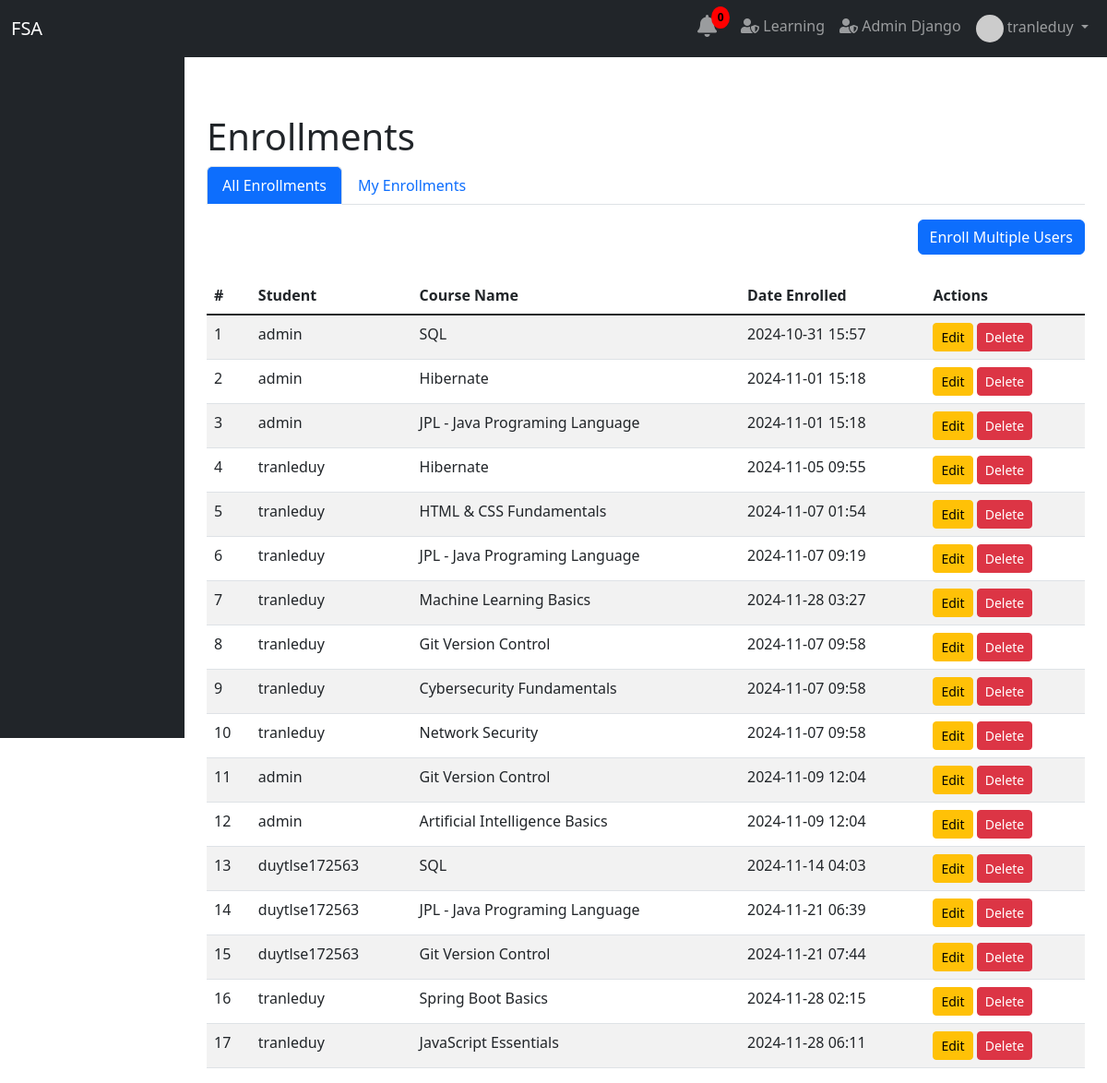
The page /group_enrollment/admin/enrollments/ (signed in) on the database as committed earlier.
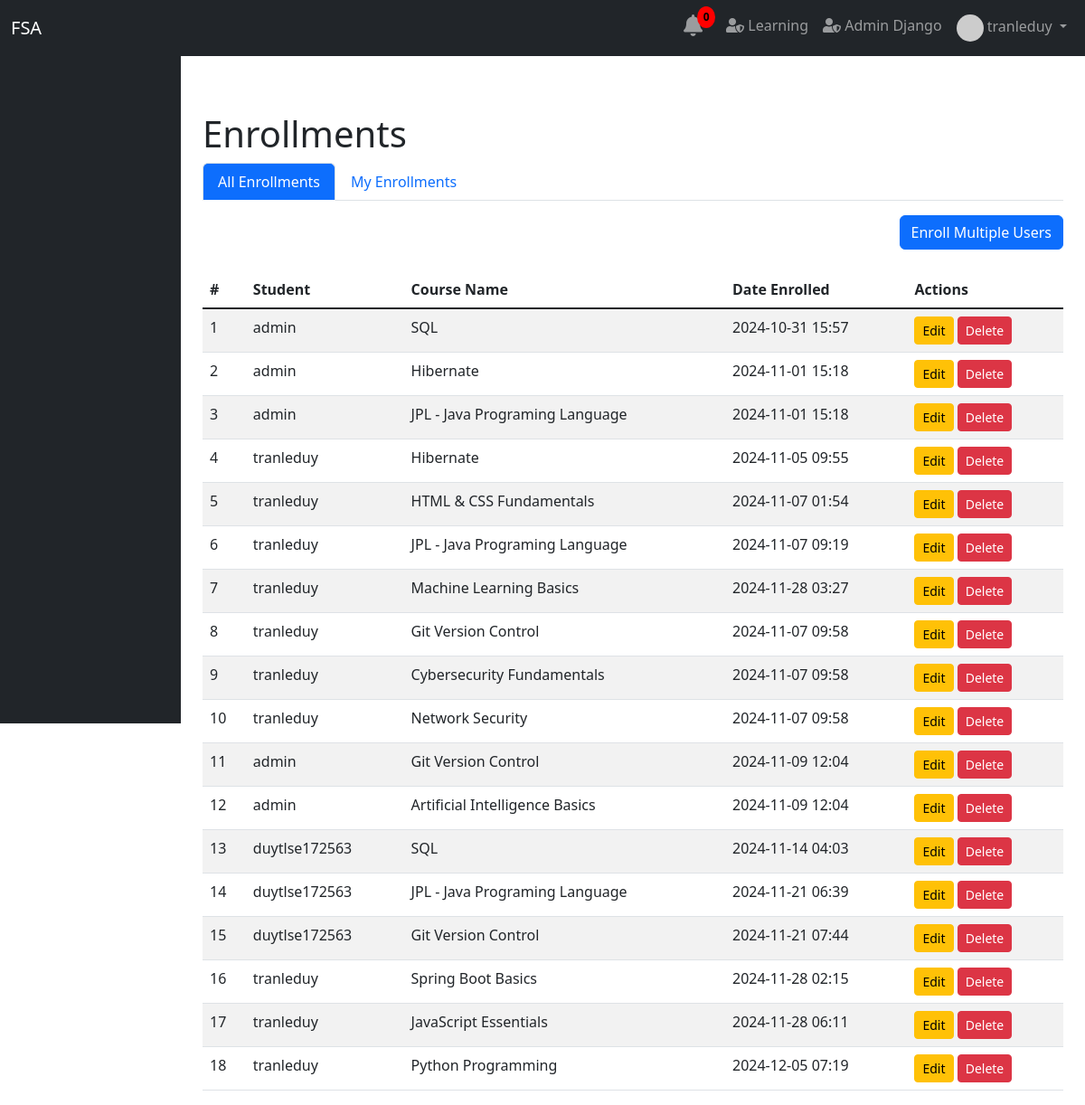
The same page on the database as committed later.
### user/models.py (models this page shows)
class User(AbstractUser):
    date_joined = models.DateTimeField(auto_now_add=True)
    training_programs = models.ManyToManyField(TrainingProgram, blank=True)
    modules = models.ManyToManyField(Module, related_name='assigned_users', blank=True)
    groups = models.ManyToManyField(
        Group,
        blank=True,
        help_text='The groups this user belongs to.',
        verbose_name='groups',
        related_name='custom_user_groups',
    )
    user_permissions = models.ManyToManyField(
        Permission,
        blank=True,
        help_text='Specific permissions for this user.',
        verbose_name='user permissions',
        related_name='custom_user_permissions',
    )

### course/models.py (models this page shows, shortened)
class Enrollment(models.Model):
    student = models.ForeignKey(settings.AUTH_USER_MODEL, on_delete=models.CASCADE, related_name='enrollments')
    course = models.ForeignKey(Course, on_delete=models.CASCADE, related_name='enrollments')
    date_enrolled = models.DateTimeField(auto_now_add=True)
    date_unenrolled = models.DateTimeField(null=True, blank=True)
    is_active = models.BooleanField(default=True)
    class Meta:
        unique_together = ('student', 'course')

class Course(models.Model):
    course_name = models.CharField(max_length=255, unique=True)
    course_code = models.CharField(max_length=20, unique=True, blank=True, null=True)
    description = models.TextField(blank=True, null=True)
    creator = models.ForeignKey(settings.AUTH_USER_MODEL, on_delete=models.SET_NULL, null=True, blank=True, related_name='created_courses')
    instructor = models.ForeignKey(settings.AUTH_USER_MODEL, on_delete=models.SET_NULL, null=True, blank=True, related_name='taught_courses')
    published = models.BooleanField(default=False)
    prerequisites = models.ManyToManyField('self', symmetrical=False, blank=True, related_name='is_prerequisite_for')
    tags = models.ManyToManyField('Tag', blank=True, related_name='courses')
    image = models.ImageField(upload_to='course_images/', null=True, blank=True)
    price = models.FloatField(default=0)  # Thêm giá trị mặc định nếu cần
    discount = models.FloatField(default=0)

### group_enrollment/views.py (the view)
# urls.py: path('admin/enrollments/', views.enrollment_list_admin, name='admin_enrollment_list'),
@user_passes_test(lambda u: u.is_superuser)  # Restrict access to superusers only
def enrollment_list_admin(request):
    enrollments = Enrollment.objects.filter(student=request.user)
    all_enrollments = Enrollment.objects.all()  # Fetch all enrollments for admin view
    return render(request, 'enrollment/admin_enroll_list.html', {
        'enrollments': enrollments,
        'all_enrollments': all_enrollments,
    })

### group_enrollment/templates/enrollment/admin_enroll_list.html (shortened to what this page needs)
{% extends 'base.html' %}
{% block content %}
<link href="https://maxcdn.bootstrapcdn.com/bootstrap/5.1.3/css/bootstrap.min.css" rel="stylesheet">
<div class="container mt-5">
    <h1>Enrollments</h1>
    <ul class="nav nav-tabs" id="enrollmentTabs" role="tablist">
        <li class="nav-item" role="presentation">
            <a class="nav-link active" id="all-enrollments-tab" data-bs-toggle="tab" href="#all-enrollments" role="tab" aria-controls="all-enrollments" aria-selected="false">All Enrollments</a>
        </li>
        <li class="nav-item" role="presentation">
            <a class="nav-link " id="personal-enrollments-tab" data-bs-toggle="tab" href="#personal-enrollments" role="tab" aria-controls="personal-enrollments" aria-selected="true">My Enrollments</a>
        </li>
    </ul>
    <div class="tab-content mt-3" id="enrollmentTabsContent">
        <div class="tab-pane active" id="all-enrollments" role="tabpanel" aria-labelledby="all-enrollments-tab">
            <div class="d-flex justify-content-end mt-3">
                <a href="{% url 'group_enrollment:admin_enroll_users' %}" class="btn btn-primary">Enroll Multiple Users</a>
            </div>
            {% if all_enrollments %}
                <table class="table table-striped mt-4">
                    <thead>
                        <tr>
                            <th>#</th>
                            <th>Student</th>
                            <th>Course Name</th>
                            <th>Date Enrolled</th>
                            <th>Actions</th>
                        </tr>
                    </thead>
                    <tbody>
                        {% for enrollment in all_enrollments %}
                            <tr>
                                <td>{{ forloop.counter }}</td>
                                <td>{{ enrollment.student.username }}</td>
                                <td>{{ enrollment.course.course_name }}</td>
                                <td>{{ enrollment.date_enrolled|date:"Y-m-d H:i" }}</td>
                                <td>
                                    <a href="{% url 'group_enrollment:edit_enrollment' enrollment.id %}" class="btn btn-warning btn-sm">Edit</a>
                                    <form action="{% url 'group_enrollment:delete_enrollment' enrollment.id %}" method="POST" style="display:inline;">
                                        <button type="submit" class="btn btn-danger btn-sm" onclick="return confirm('Are you sure you want to delete this enrollment?');">Delete</button>
                                    </form>
                                </td>
                            </tr>
                        {% endfor %}
                    </tbody>
                </table>
            {% else %}
                <div class="alert alert-info">No enrollments available.</div>
            {% endif %}
        </div>
    </div>
</div>
{% endblock %}

### main/templates/base.html (shortened to what this page needs)
<!DOCTYPE html>
<html lang="en">
<head>
</head>
<body>
    <div>
        {% if user.is_authenticated %}
            {% if request.user.is_superuser and request.session.temporary_role == 'Student' %}
                {% include "student_navbar.html" %}
            {% elif request.user.is_superuser %}
                {% include "admin_sidebar.html" %}
            {% else %}
                {% if request.user.profile.role.role_name == 'Student' %}
                    {% include "student_navbar.html" %}
                {% else %}
                    {% include "admin_sidebar.html" %}
                {% endif %}
            {% endif %}
        {% endif %}
        <div class="main-content flex-grow-1 mt-5 "  style="margin-left: 16.67%;">
            <div class="container mt-1 pt-1">
                {% block content %}{% endblock %}
            </div>
        </div>
    </div>
</body>
<link rel="stylesheet" href="https://cdnjs.cloudflare.com/ajax/libs/font-awesome/5.15.4/css/all.min.css">
<link href="https://cdn.jsdelivr.net/npm/bootstrap@5.3.0-alpha1/dist/css/bootstrap.min.css" rel="stylesheet">
</html>

### main/templates/admin_sidebar.html (shortened to what this page needs)
<!DOCTYPE html>
<html lang="en">
<head>
    <link href="https://cdn.jsdelivr.net/npm/bootstrap@5.3.0-alpha1/dist/css/bootstrap.min.css" rel="stylesheet">
    <link rel="stylesheet" href="https://cdnjs.cloudflare.com/ajax/libs/font-awesome/5.15.4/css/all.min.css">
</head>
<body>
    <nav class="navbar navbar-expand-lg navbar-dark bg-dark fixed-top">
        <div class="container-fluid">
            <a class="navbar-brand" href="{% url 'main:home' %}">FSA</a>
            <div class="collapse navbar-collapse" id="navbarNav">
                <ul class="navbar-nav ms-auto">
                    {% if request.user.is_authenticated %}
                        {% include 'notification_bell.html' %}
                        <li class="nav-item">
                            <a class="nav-link" href="{% url 'student_portal:course_list' %}">
                                <i class="fas fa-user-shield"></i> Learning
                            </a>
                        </li>
                        <li class="nav-item">
                            <a class="nav-link" href="{% url 'admin:index' %}" target="_blank">
                                <i class="fas fa-user-shield"></i> Admin Django
                            </a>
                        </li>
                        <li class="nav-item dropdown">
                            <a class="nav-link dropdown-toggle" href="#" id="userDropdown" role="button" data-bs-toggle="dropdown" aria-expanded="false">
                                {% if request.user.profile.profile_picture_url %}
                                    <img src="{{ request.user.profile.profile_picture_url }}" alt="Profile Picture" class="rounded-circle" width="30" height="30">
                                {% endif %}
                                {{ request.user.get_full_name|default:request.user.username }}
                            </a>
                        </li>
                    {% else %}
                        <li class="nav-item"><a class="nav-link" href="{% url 'main:register_email' %}">Register</a></li>
                        <li class="nav-item"><a class="nav-link" href="{% url 'main:login' %}">Login</a></li>
                    {% endif %}
                </ul>
            </div>
        </div>
    </nav>
    <div class="container-fluid">
        <div class="row">
            <nav id="sidebar" class="col-md-3 col-lg-2 bg-dark pt-3 vh-100 d-flex flex-column position-fixed" style="height: 100vh; overflow-y: auto;">
            </nav>
        </div>
    </div>
</body>
</html>

### progress_notification/templates/notification_bell.html (shortened to what this page needs)
{% load static %}
<a class="nav-link notification-btn" href="javascript:void(0);" style="position: relative;">
    <i class="fas fa-bell" style="font-size: 24px; margin-right: 10px;"></i>
    <span class="notification-count"
          style="position: absolute; top: -1px; right: 4px; background-color: red; color: #000; border-radius: 50%; padding: 3px; font-size: 12px; font-weight: bold; min-width: 20px; text-align: center; display: inline-block;">
        0
    </span>
</a>

### main/templates/admin_sidebar.html (style rules this page uses)
.nav-link.active { color: #ffffff !important; background-color: #0d6efd !important; }

Rows that differ between the two databases and show on the page:
added Enrollment: student.username "tranleduy", course.course_name "Python Programming", date_enrolled "2024-12-05 07:19"
